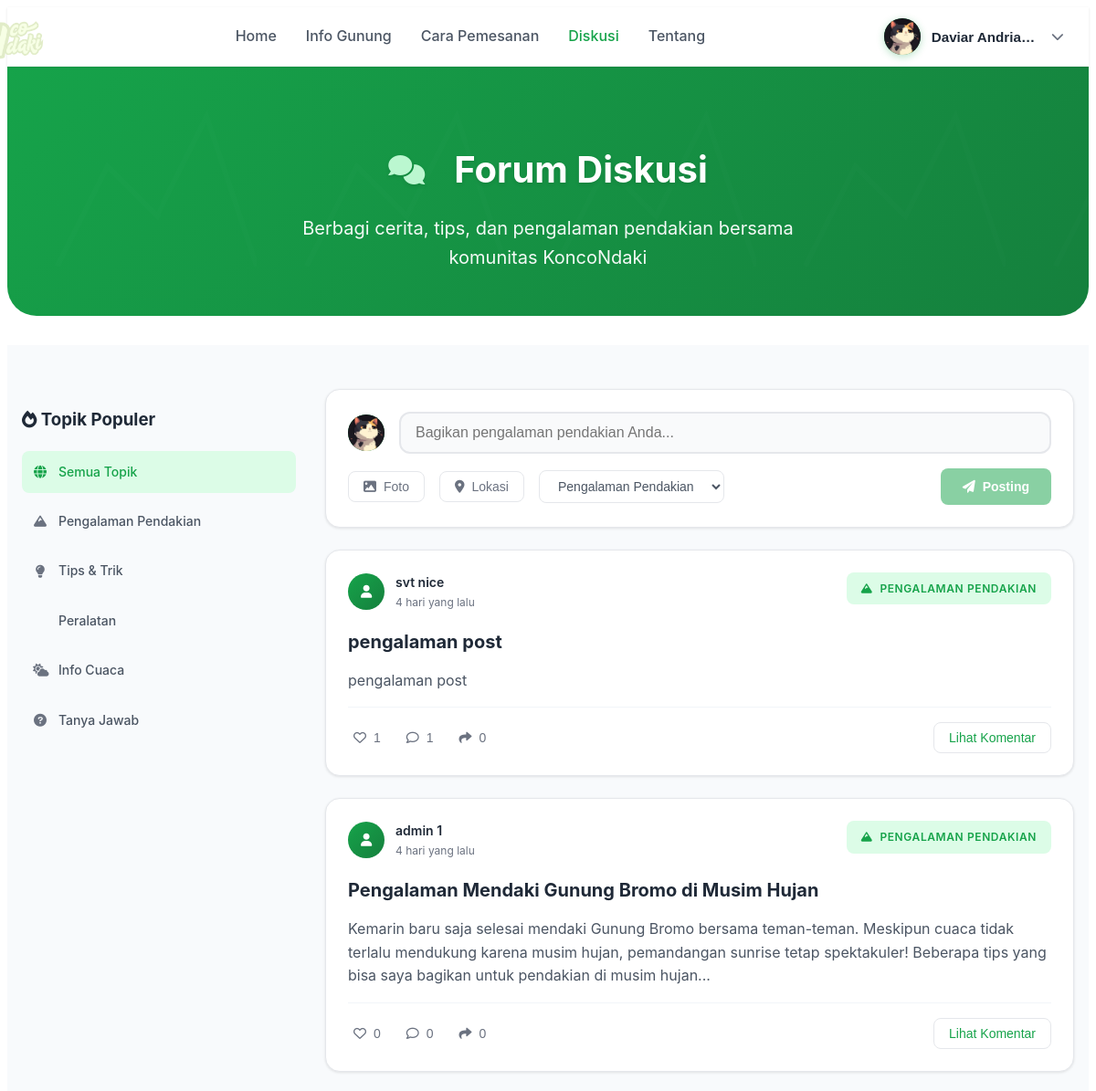
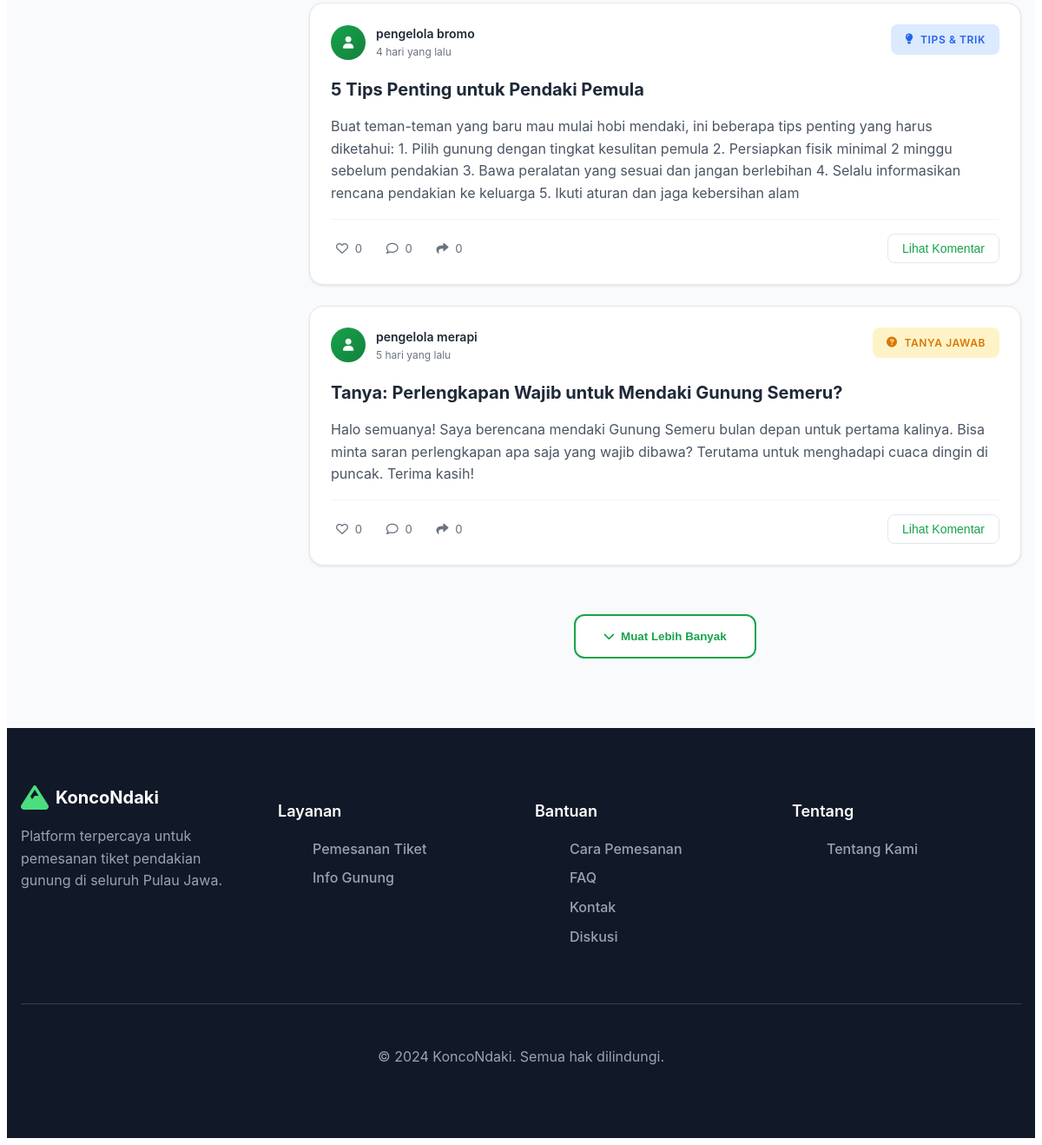
The page /diskusi.php (signed in) on the database its author committed (2 pictures, top to bottom).
### tables this page shows
CREATE TABLE `forum_posts` (
  `id` int(11) NOT NULL,
  `user_id` int(11) NOT NULL,
  `title` varchar(255) NOT NULL,
  `content` text NOT NULL,
  `category` enum('pengalaman','tips','peralatan','cuaca','tanya-jawab') NOT NULL DEFAULT 'pengalaman',
  `created_at` timestamp NOT NULL DEFAULT current_timestamp(),
  `updated_at` timestamp NOT NULL DEFAULT current_timestamp() ON UPDATE current_timestamp()
);

CREATE TABLE `users` (
  `id` int(11) NOT NULL,
  `first_name` varchar(100) NOT NULL,
  `last_name` varchar(100) NOT NULL,
  `email` varchar(255) NOT NULL,
  `phone` varchar(20) NOT NULL,
  `password` varchar(255) NOT NULL,
  `role` enum('pendaki','porter','guide','ojek','admin','basecamp','pengelola_gunung') NOT NULL DEFAULT 'pendaki',
  `gunung_bertugas_id` int(11) DEFAULT NULL,
  `gunung_id` int(11) DEFAULT NULL,
  `created_at` datetime NOT NULL,
  `updated_at` timestamp NOT NULL DEFAULT current_timestamp() ON UPDATE current_timestamp(),
  `profile_picture` varchar(255) DEFAULT NULL
);

### diskusi.php (the view, shortened to what this page needs)
<?php
require_once 'config/database.php';
try {
    $stmt = $pdo->prepare("
        SELECT fp.*, u.first_name, u.last_name, u.email,
               COALESCE(l.like_count, 0) as like_count,
               COALESCE(c.comment_count, 0) as comment_count,
               DATE_FORMAT(fp.created_at, '%d/%m/%Y %H:%i') as formatted_date,
               CASE
                   WHEN fp.created_at >= DATE_SUB(NOW(), INTERVAL 1 HOUR) THEN 'Baru saja'
                   WHEN fp.created_at >= DATE_SUB(NOW(), INTERVAL 1 DAY) THEN CONCAT(TIMESTAMPDIFF(HOUR, fp.created_at, NOW()), ' jam yang lalu')
                   ELSE CONCAT(TIMESTAMPDIFF(DAY, fp.created_at, NOW()), ' hari yang lalu')
               END as time_ago
        FROM forum_posts fp
        JOIN users u ON fp.user_id = u.id
        LEFT JOIN (
            SELECT post_id, COUNT(*) as like_count
            FROM forum_likes
            GROUP BY post_id
        ) l ON fp.id = l.post_id
        LEFT JOIN (
            SELECT post_id, COUNT(*) as comment_count
            FROM forum_comments
            GROUP BY post_id
        ) c ON fp.id = c.post_id
        ORDER BY fp.created_at DESC
        LIMIT 10
    ");
    $stmt->execute();
    $initial_posts = $stmt->fetchAll();
} catch (Exception $e) {
    $initial_posts = [];
}
$firstName = $_SESSION['first_name'] ?? 'User';
$lastName = $_SESSION['last_name'] ?? '';
$profilePicture = $_SESSION['profile_picture'] ?? '';
?>
<!DOCTYPE html>
<html lang="id">
<head>
    <link rel="stylesheet" href="styles/style.css">
    <link rel="stylesheet" href="styles/dashboard-styles.css">
    <link rel="stylesheet" href="styles/diskusi.css">
    <link href="https://cdnjs.cloudflare.com/ajax/libs/font-awesome/6.0.0/css/all.min.css" rel="stylesheet">
</head>
<body>
    <nav class="navbar">
        <div class="nav-container">
            <div class="nav-content">
                <div class="logo">
                    <img src="images/logo.png" alt="KoncoNdaki Logo">
                </div>
                <div class="nav-links desktop-nav">
                    <a href="dashboard.php" class="nav-link">Home</a>
                    <a href="info-gunung.php" class="nav-link">Info Gunung</a>
                    <a href="cara-pemesanan.php" class="nav-link">Cara Pemesanan</a>
                    <a href="diskusi.php" class="nav-link active">Diskusi</a>
                    <a href="tentang.php" class="nav-link">Tentang</a>
                </div>
                <div class="user-profile desktop-nav">
                    <div class="profile-dropdown">
                        <button class="profile-btn" id="profileBtn">
                            <div class="profile-avatar">
                                <?php if (!empty($profilePicture)): ?>
                                    <img src="uploads/<?php echo htmlspecialchars($profilePicture); ?>" alt="Foto Profil" class="profile-img">
                                <?php else: ?>
                                    <i class="fas fa-user"></i>
                                <?php endif; ?>
                            </div>
                            <span class="profile-name" id="profileName">
                                <?php echo htmlspecialchars($firstName . ' ' . $lastName); ?>
                            </span>
                            <i class="fas fa-chevron-down profile-arrow"></i>
                        </button>
                    </div>
                </div>
            </div>
        </div>
    </nav>
    <section class="page-header">
        <div class="container">
            <div class="header-content">
                <h1><i class="fas fa-comments"></i> Forum Diskusi</h1>
                <p>Berbagi cerita, tips, dan pengalaman pendakian bersama komunitas KoncoNdaki</p>
            </div>
        </div>
    </section>
    <section class="forum-section">
        <div class="container">
            <div class="forum-layout">
                <div class="forum-sidebar">
                    <div class="sidebar-card">
                        <h3><i class="fas fa-fire"></i> Topik Populer</h3>
                        <div class="popular-topics">
                            <div class="topic-tag active" data-category="all">
                                <i class="fas fa-globe"></i>
                                Semua Topik
                            </div>
                            <div class="topic-tag" data-category="pengalaman">
                                <i class="fas fa-mountain"></i>
                                Pengalaman Pendakian
                            </div>
                            <div class="topic-tag" data-category="tips">
                                <i class="fas fa-lightbulb"></i>
                                Tips & Trik
                            </div>
                            <div class="topic-tag" data-category="peralatan">
                                Peralatan
                            </div>
                            <div class="topic-tag" data-category="cuaca">
                                <i class="fas fa-cloud-sun"></i>
                                Info Cuaca
                            </div>
                            <div class="topic-tag" data-category="tanya-jawab">
                                <i class="fas fa-question-circle"></i>
                                Tanya Jawab
                            </div>
                        </div>
                    </div>
                </div>
                <div class="forum-main">
                    <div class="create-post-card">
                        <div class="create-post-header">
                            <div class="user-avatar">
                                <?php if (!empty($profilePicture)): ?>
                                    <img src="uploads/<?php echo htmlspecialchars($profilePicture); ?>" alt="Foto Profil" class="profile-img">
                                <?php else: ?>
                                    <i class="fas fa-user"></i>
                                <?php endif; ?>
                            </div>
                            <input type="text" placeholder="Bagikan pengalaman pendakian Anda..." id="createPostInput">
                        </div>
                        <div class="create-post-actions">
                            <div class="post-options">
                                <button class="post-option" id="addImageBtn">
                                    <i class="fas fa-image"></i>
                                    Foto
                                </button>
                                <button class="post-option" id="addLocationBtn">
                                    <i class="fas fa-map-marker-alt"></i>
                                    Lokasi
                                </button>
                                <select class="category-select" id="categorySelect">
                                    <option value="pengalaman">Pengalaman Pendakian</option>
                                </select>
                            </div>
                            <button class="btn-post" id="submitPostBtn">
                                <i class="fas fa-paper-plane"></i>
                                Posting
                            </button>
                        </div>
                    </div>
                    <div class="posts-feed" id="postsFeed">
                        <?php if (!empty($initial_posts)): ?>
                            <?php foreach ($initial_posts as $post): ?>
                                <?php
                                $categoryInfo = [
                                    'pengalaman' => ['name' => 'Pengalaman Pendakian', 'icon' => 'fa-mountain', 'class' => 'pengalaman'],
                                    'tips' => ['name' => 'Tips & Trik', 'icon' => 'fa-lightbulb', 'class' => 'tips'],
                                    'peralatan' => ['name' => 'Peralatan', 'icon' => 'fa-backpack', 'class' => 'peralatan'],
                                    'cuaca' => ['name' => 'Info Cuaca', 'icon' => 'fa-cloud-sun', 'class' => 'cuaca'],
                                    'tanya-jawab' => ['name' => 'Tanya Jawab', 'icon' => 'fa-question-circle', 'class' => 'tanya-jawab']
                                ];
                                $category = $categoryInfo[$post['category']] ?? $categoryInfo['pengalaman'];
                                $fullName = htmlspecialchars($post['first_name'] . ' ' . $post['last_name']);
                                ?>
                                <div class="post-card" data-category="<?php echo $post['category']; ?>" data-post-id="<?php echo $post['id']; ?>">
                                    <div class="post-header">
                                        <div class="post-author">
                                            <div class="author-avatar">
                                                <i class="fas fa-user"></i>
                                            </div>
                                            <div class="author-info">
                                                <span class="author-name"><?php echo $fullName; ?></span>
                                                <span class="post-time"><?php echo $post['time_ago']; ?></span>
                                            </div>
                                        </div>
                                        <div class="post-category <?php echo $category['class']; ?>">
                                            <i class="fas <?php echo $category['icon']; ?>"></i>
                                            <?php echo $category['name']; ?>
                                        </div>
                                    </div>
                                    <div class="post-content">
                                        <h3><?php echo htmlspecialchars($post['title']); ?></h3>
                                        <p><?php echo htmlspecialchars($post['content']); ?></p>
                                    </div>
                                    <div class="post-footer">
                                        <div class="post-stats">
                                            <button class="stat-btn like-btn" data-post="<?php echo $post['id']; ?>">
                                                <i class="far fa-heart"></i>
                                                <span><?php echo $post['like_count']; ?></span>
                                            </button>
                                            <button class="stat-btn comment-btn" data-post="<?php echo $post['id']; ?>">
                                                <i class="far fa-comment"></i>
                                                <span><?php echo $post['comment_count']; ?></span>
                                            </button>
                                            <button class="stat-btn share-btn">
                                                <i class="fas fa-share"></i>
                                                <span>0</span>
                                            </button>
                                        </div>
                                        <button class="btn-read-more" onclick="expandPost(<?php echo $post['id']; ?>)">
                                            Lihat Komentar
                                        </button>
                                    </div>
                                </div>
                            <?php endforeach; ?>
                        <?php else: ?>
                            <div class="no-posts">
                                <p>Belum ada postingan. Jadilah yang pertama untuk berbagi!</p>
                            </div>
                        <?php endif; ?>
                    </div>
                    <div class="load-more-section">
                        <button class="btn-load-more" id="loadMoreBtn">
                            <i class="fas fa-chevron-down"></i>
                            Muat Lebih Banyak
                        </button>
                    </div>
                </div>
            </div>
        </div>
    </section>
    <footer class="footer">
        <div class="container">
            <div class="footer-content">
                <div class="footer-section">
                    <div class="footer-logo">
                        <i class="fas fa-mountain"></i>
                        <span>KoncoNdaki</span>
                    </div>
                    <p>Platform terpercaya untuk pemesanan tiket pendakian gunung di seluruh Pulau Jawa.</p>
                </div>
                <div class="footer-section">
                    <h3>Layanan</h3>
                    <ul>
                        <li><a href="cara-pemesanan.php" class="nav-link">Pemesanan Tiket</a></li>
                        <li><a href="info-gunung.php" class="nav-link">Info Gunung</a></li>
                    </ul>
                </div>
                <div class="footer-section">
                    <h3>Bantuan</h3>
                    <ul>
                        <li><a href="cara-pemesanan.php" class="nav-link">Cara Pemesanan</a></li>
                        <li><a href="cara-pemesanan.php" class="nav-link">FAQ</a></li>
                        <li><a href="tentang.php" class="nav-link">Kontak</a></li>
                        <li><a href="diskusi.php" class="nav-link">Diskusi</a></li>
                    </ul>
                </div>
                <div class="footer-section">
                    <h3>Tentang</h3>
                    <ul>
                        <li><a href="tentang.php" class="nav-link">Tentang Kami</a></li>
                    </ul>
                </div>
            </div>
            <div class="footer-bottom">
                <p>&copy; 2024 KoncoNdaki. Semua hak dilindungi.</p>
            </div>
        </div>
    </footer>
</body>
</html>

### rows shown on the page
forum_posts: user.last_name "svt nice", time_ago "4 hari yang lalu", category "PENGALAMAN PENDAKIAN", title "pengalaman post", content "pengalaman post", like_count "1", comment_count "1"
forum_posts: user.last_name "admin 1", time_ago "4 hari yang lalu", category "PENGALAMAN PENDAKIAN", title "Pengalaman Mendaki Gunung Bromo di Musim Hujan", content "Kemarin baru saja selesai mendaki Gunung Bromo bersama teman-teman. Meskipun cuaca tidak terlalu mendukung karena musim hujan, pemandangan sunrise tetap spektakuler! Beberapa tips yang bisa saya bagikan untuk pendakian di musim hujan...", like_count "0", comment_count "0"
forum_posts: user.last_name "pengelola bromo", time_ago "4 hari yang lalu", category "TIPS & TRIK", title "5 Tips Penting untuk Pendaki Pemula", content "Buat teman-teman yang baru mau mulai hobi mendaki, ini beberapa tips penting yang harus diketahui: 1. Pilih gunung dengan tingkat kesulitan pemula 2. Persiapkan fisik minimal 2 minggu sebelum pendakian 3. Bawa peralatan yang sesuai dan jangan berlebihan 4. Selalu informasikan rencana pendakian ke keluarga 5. Ikuti aturan dan jaga kebersihan alam", like_count "0", comment_count "0"
forum_posts: user.last_name "pengelola merapi", time_ago "5 hari yang lalu", category "TANYA JAWAB", title "Tanya: Perlengkapan Wajib untuk Mendaki Gunung Semeru?", content "Halo semuanya! Saya berencana mendaki Gunung Semeru bulan depan untuk pertama kalinya. Bisa minta saran perlengkapan apa saja yang wajib dibawa? Terutama untuk menghadapi cuaca dingin di puncak. Terima kasih!", like_count "0", comment_count "0"

### other values the page prints
$firstName . ' ' . $lastName "Daviar Andria…"
